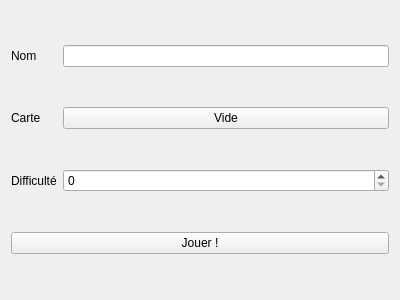
<?xml version="1.0" encoding="UTF-8"?>
<ui version="4.0">
 <class>LaunchGameForm</class>
 <widget class="QWidget" name="LaunchGameForm">
  <property name="geometry">
   <rect>
    <x>0</x>
    <y>0</y>
    <width>400</width>
    <height>300</height>
   </rect>
  </property>
  <property name="windowTitle">
   <string>Form</string>
  </property>
  <layout class="QGridLayout" name="gridLayout">
   <item row="0" column="0">
    <widget class="QLabel" name="label">
     <property name="text">
      <string>Nom</string>
     </property>
    </widget>
   </item>
   <item row="1" column="0">
    <widget class="QLabel" name="label_2">
     <property name="text">
      <string>Carte</string>
     </property>
    </widget>
   </item>
   <item row="1" column="1">
    <widget class="QPushButton" name="pushButton_2">
     <property name="text">
      <string>Vide</string>
     </property>
    </widget>
   </item>
   <item row="2" column="0">
    <widget class="QLabel" name="label_3">
     <property name="text">
      <string>Difficulté</string>
     </property>
    </widget>
   </item>
   <item row="2" column="1">
    <widget class="QSpinBox" name="spinBox"/>
   </item>
   <item row="0" column="1">
    <widget class="QLineEdit" name="lineEdit"/>
   </item>
   <item row="3" column="0" colspan="2">
    <widget class="QPushButton" name="pushButtonPlay">
     <property name="text">
      <string>Jouer !</string>
     </property>
    </widget>
   </item>
  </layout>
 </widget>
 <resources/>
 <connections/>
</ui>
